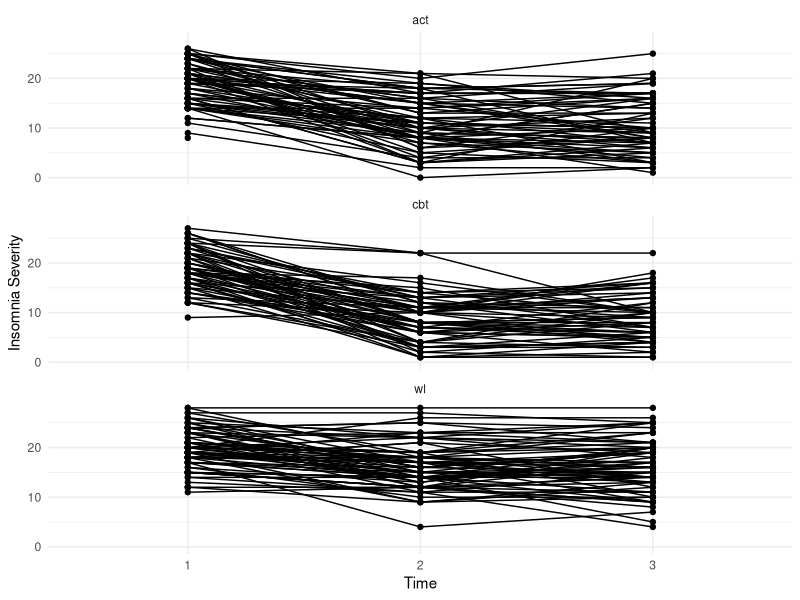
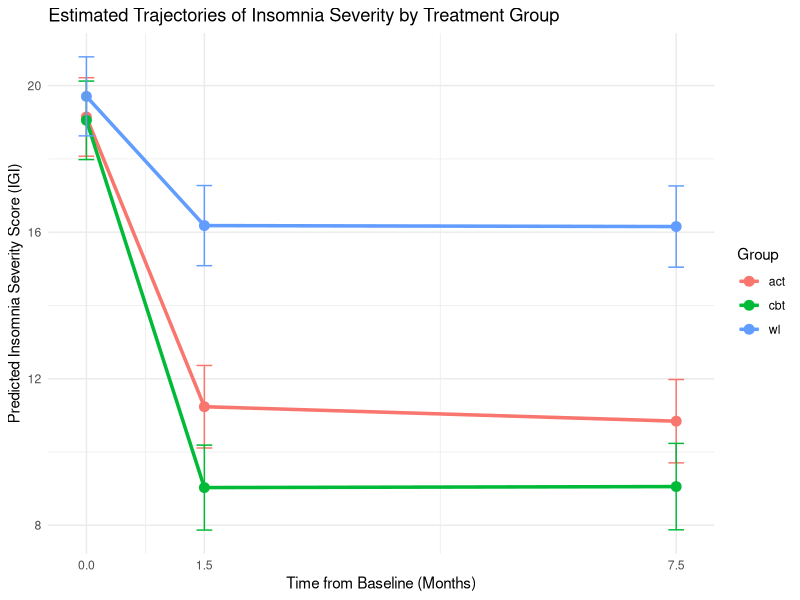

The R source for these figures, in order: (Note: this script raises an error after producing the figures.)
## ---- chunk 1
library(lavaan)
library(dplyr)
library(ggplot2)
library(lme4)
library(emmeans)
## ---- chunk 2
dat <- read.csv("../data/clean_data2.csv")

mydata <- dplyr::filter(dat, redcap_event_name %in% c(
    "elegibilidade_arm_1", 
    "desfechos_arm_1", "followup_arm_1")
  ) |> 
  dplyr::mutate(
    redcap_event_name = factor(dplyr::case_when(
      redcap_event_name == "elegibilidade_arm_1" ~ 1,
      redcap_event_name == "desfechos_arm_1" ~ 2,
      redcap_event_name == "followup_arm_1" ~ 3
    )),
    randomizacao = dplyr::case_when(
      randomizacao ==  1 ~ "act",
      randomizacao ==  2 ~ "cbt",
      randomizacao ==  3 ~ "wl",
    ))
## ---- chunk 3
mydata |> 
  tidyr::pivot_longer(cols = igi_escore,
                      names_to = "symptom", values_to = "score") |> 
 # dplyr::filter(symptom == "igi_escore") |> 
  ggplot(aes( x = redcap_event_name, y = score, group = record_id)) +
  geom_point() + 
  geom_line() +
  labs(x = "Time", y = "Insomnia Severity") +
  facet_wrap(~randomizacao, dir = "v") +
  #scale_x_continuous(breaks = c(1,2,3)) +
  theme_minimal()
## ---- chunk 4
mydata2 <- mydata |> 
  dplyr::mutate(
    time = dplyr::case_when(
      redcap_event_name == 1 ~ 0,
      redcap_event_name == 2 ~ 1.5, # 6 weeks
      redcap_event_name == 3 ~ 7.5, # 6 weeks + 6 months (of 4 weeks)
    )
  )
## ---- chunk 5
# Random intercept
m1 <- lmerTest::lmer(igi_escore ~ poly(time, 2) * randomizacao + (1 | record_id), REML = FALSE, data = mydata2)

# 
m2 <- lmerTest::lmer(igi_escore ~ poly(time, 2) * randomizacao + (1 + time | record_id), REML = FALSE, data = mydata2)

# m3 <- lmerTest::lmer(igi_escore ~ poly(time, 2) * randomizacao + (poly(time, 2) | record_id), REML = FALSE, data = mydata2)
## ---- chunk 6
mQuad <- lmerTest::lmer(
  igi_escore ~ poly(time, 2) * randomizacao +
               (1 | record_id),
  REML = FALSE,
  data = mydata2
)
summary(mQuad)
## ---- chunk 7
# First, create a list of the time points you want to predict at
time_points <- c(0, 1.5, 7.5) # Baseline, 6 weeks, ~7.5 months

# Calculate the estimated means from your model object 'mQuad'
predicted_means <- emmeans(mQuad, ~ randomizacao | time, at = list(time = time_points))

# Convert the result to a regular data frame for plotting
predicted_df <- as.data.frame(predicted_means)
## ---- chunk 8
ggplot(predicted_df, aes(x = time, y = emmean, color = randomizacao, group = randomizacao)) +
  geom_line(linewidth = 1.2) + # Draw the trajectory lines
  geom_point(size = 3) + # Add points for each measurement time
  geom_errorbar(aes(ymin = lower.CL, ymax = upper.CL), width = 0.2) + # Add confidence intervals
  labs(
    title = "Estimated Trajectories of Insomnia Severity by Treatment Group",
    x = "Time from Baseline (Months)",
    y = "Predicted Insomnia Severity Score (IGI)",
    color = "Group"
  ) +
  scale_x_continuous(breaks = time_points) + # Ensure x-axis ticks are at your time points
  theme_minimal()
## ---- chunk 9
# 'predicted_means' is the emmeans object you created in the previous step

# Perform pairwise comparisons of the groups at each time point
pairwise_comparisons <- pairs(predicted_means, by = "time")

# Print the results
print(pairwise_comparisons)
## ---- chunk 10

wide_data <- mydata2 |> 
dplyr::select(record_id, redcap_event_name, randomizacao, igi_escore, 
              ehad_ansiedade_escore, aaq_score, dbas_score, sas_score, 
              spaq_score) |> 
  tidyr::pivot_wider(
    id_cols = c(record_id, randomizacao),
    names_from = "redcap_event_name",
    names_sep = "_t",
    values_from = c(igi_escore:sas_score)
  ) |> 
  dplyr::filter(randomizacao != "wl",# I only want the cases where change occurred
                record_id != 928) # missing data 
## ---- chunk 11
lgcm_mod <- '
  # Define the Intercept and Slope factors for Insomnia Severity
  ItcI =~ 1*igi_escore_t1 + 1*igi_escore_t2 + 1*igi_escore_t3
  SlopeI =~ 0*igi_escore_t1 + 1.5*igi_escore_t2 + 7.5*igi_escore_t3 # Using actual time in months

  # Regress the growth factors on the baseline predictor
  # This is your key research question!
  ItcI ~ dbas_score_t1   # Does baseline DBAS predict baseline insomnia?
  SlopeI ~ dbas_score_t1 # Does baseline DBAS predict the rate of change in insomnia?

  # You can also let the intercept and slope covary with the predictor
  ItcI ~~ SlopeI
'

# Fit the model
# Use MLR for robustness to non-normality if needed
fit_lgcm <- sem(lgcm_mod, data = wide_data, missing = "FIML", estimator = "MLR")

# View the results
summary(fit_lgcm, standardized = TRUE, fit.measures = TRUE)
## ---- chunk 12

# The model string is the same
lgcm_model <- '
  # Define the Intercept and Slope factors for Insomnia Severity
  ItcI =~ 1*igi_escore_t1 + 1*igi_escore_t2 + 1*igi_escore_t3
  SlopeI =~ 0*igi_escore_t1 + 1.5*igi_escore_t2 + 7.5*igi_escore_t3
  
  ItcI ~ c(p1_cbt, p1_act) * dbas_score_t1
  SlopeI ~ c(p2_cbt, p2_act) * dbas_score_t1 # This is our key path


  # Let intercept and slope covary
  ItcI ~~ SlopeI
'

# Fit the UNCONSTRAINED model
fit_unconstrained <- sem(lgcm_mod, 
                         data = wide_data, 
                         group = "randomizacao", 
                         missing = "FIML")
summary(fit_unconstrained, standardized = TRUE, fit.measures = TRUE)
## ---- chunk 13
lgcm_model_constrained <- '
  # ... (Intercept and Slope definitions are the same) ...
  ItcI =~ 1*igi_escore_t1 + 1*igi_escore_t2 + 1*igi_escore_t3
  SlopeI =~ 0*igi_escore_t1 + 1.5*igi_escore_t2 + 7.5*igi_escore_t3

  # Allow the intercept path to vary
  ItcI ~ c(p1_cbt, p1_act) * dbas_score_t1
  
  # CONSTRAIN the slope path to be equal across groups by giving it ONE label
  SlopeI ~ c(p2, p2) * dbas_score_t1

  # Let intercept and slope covary
  ItcI ~~ SlopeI
'

# Fit the CONSTRAINED model
fit_constrained <- sem(lgcm_model_constrained, 
                       data = wide_data, 
                       group = "randomizacao", 
                       missing = "FIML")
## ---- chunk 14
anova(fit_unconstrained, fit_constrained)
## ---- chunk 15
# Define the QUADRATIC LGCM
lgcm_quad_model <- '
 # Define the Intercept, Linear, and Quadratic growth factors
  ItcI =~ 1*igi_escore_t1 + 1*igi_escore_t2 + 1*igi_escore_t3
  LinI =~ 0*igi_escore_t1 + 1.5*igi_escore_t2 + 7.5*igi_escore_t3
  QuadI =~ 0*igi_escore_t1 + 2.25*igi_escore_t2 + 56.25*igi_escore_t3

  # Regress the growth factors on the baseline predictor
  ItcI ~ dbas_score_t1
  LinI ~ dbas_score_t1
  QuadI ~ dbas_score_t1

  # Estimate variances and covariances for Intercept and Linear Slope
  ItcI ~~ ItcI + LinI
  LinI ~~ LinI
  
  # --- KEY CHANGES HERE ---
  # Fix the variance of the quadratic slope to zero
  QuadI ~~ 0*QuadI 
  
  # Fix the covariance between the linear and quadratic slopes to zero
  LinI ~~ 0*QuadI

  # Also fix the covariance between the intercept and quadratic slope to zero
  ItcI ~~ 0*QuadI
'
# Fit the revised model
fit_lgcm_quad <- sem(lgcm_quad_model, data = wide_data, missing = "FIML", estimator = "MLR")
summary(fit_lgcm_quad, standardized = TRUE, fit.measures = TRUE)
## ---- chunk 16
wide_data <- mydata2 |> 
dplyr::select(record_id, redcap_event_name, randomizacao, igi_escore, 
              ehad_ansiedade_escore, aaq_score, dbas_score, sas_score, 
              spaq_score) |> 
  tidyr::pivot_wider(
    id_cols = c(record_id, randomizacao),
    names_from = "redcap_event_name",
    names_sep = "_t",
    values_from = c(igi_escore:sas_score)
  ) |> 
  dplyr::filter(randomizacao != "wl") |> 
  tidyr::pivot_longer(
    cols = dplyr::ends_with("t2"),
    names_to = c(".value", "set"),
    names_pattern = "(.)(.)"
    )


baseline_scores <- mydata2 |> 
  filter(redcap_event_name == 1) |> 
  select(record_id, igi_escore, ehad_ansiedade_escore, aaq_score, 
         dbas_score, sas_score, spaq_score) %>%
  rename_with(~ paste0(., "_t1"), -record_id) 
# |> 
#   dplyr::mutate(
#     dplyr::across(-record_id, ~scale(., scale=FALSE))
#   )

# Join baseline scores back to the full dataset
mydata3 <- mydata2 |> 
  left_join(baseline_scores, by = "record_id")
## ---- chunk 17
# First, you need a baseline-only version of your predictor.
# Let's assume your 'wide_data' has a 'dbas_score_t1' column.
# Merge this baseline score back into your long-format 'mydata2'.
# Make sure to center it for interpretability.

# For example:
# mydata2$dbas_baseline_c <- scale(mydata2$dbas_score_t1, center = TRUE, scale = FALSE)



# Now, fit the LMM with the three-way interaction
# This is a complex model, start with a random intercept and build up if possible
final_lmm <- lmerTest::lmer(
  igi_escore ~ poly(time, 2) * randomizacao * dbas_score_t1 +
               (1 | record_id),
  REML = FALSE,
  data = mydata3
)

summary(final_lmm)
